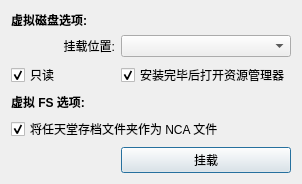
<?xml version="1.0" encoding="UTF-8"?>
<ui version="4.0">
 <class>MountDialog</class>
 <widget class="QDialog" name="MountDialog">
  <property name="geometry">
   <rect>
    <x>0</x>
    <y>0</y>
    <width>302</width>
    <height>156</height>
   </rect>
  </property>
  <property name="windowTitle">
   <string>挂载分区 (虚拟磁盘)</string>
  </property>
  <layout class="QGridLayout" name="gridLayout">
   <item row="1" column="0" colspan="2">
    <widget class="QLabel" name="label_2">
     <property name="text">
      <string>&lt;html&gt;&lt;head/&gt;&lt;body&gt;&lt;p&gt;&lt;span style=&quot; font-family:'MS Shell Dlg 2'; font-size:9pt; font-weight:600; color:#000000;&quot;&gt;虚拟磁盘选项:&lt;/span&gt;&lt;/p&gt;&lt;/body&gt;&lt;/html&gt;</string>
     </property>
    </widget>
   </item>
   <item row="4" column="1">
    <widget class="QCheckBox" name="openExplorerCheckBox">
     <property name="text">
      <string>安装完毕后打开资源管理器</string>
     </property>
     <property name="checked">
      <bool>true</bool>
     </property>
    </widget>
   </item>
   <item row="4" column="0">
    <widget class="QCheckBox" name="readOnlyCheckBox">
     <property name="text">
      <string>只读</string>
     </property>
     <property name="checked">
      <bool>true</bool>
     </property>
    </widget>
   </item>
   <item row="12" column="1">
    <widget class="QPushButton" name="mountButton">
     <property name="text">
      <string>挂载</string>
     </property>
    </widget>
   </item>
   <item row="10" column="0">
    <spacer name="verticalSpacer">
     <property name="orientation">
      <enum>Qt::Vertical</enum>
     </property>
     <property name="sizeHint" stdset="0">
      <size>
       <width>20</width>
       <height>40</height>
      </size>
     </property>
    </spacer>
   </item>
   <item row="9" column="0" colspan="2">
    <widget class="QCheckBox" name="virtualNxaCheckBox">
     <property name="text">
      <string>将任天堂存档文件夹作为 NCA 文件</string>
     </property>
     <property name="checked">
      <bool>true</bool>
     </property>
    </widget>
   </item>
   <item row="12" column="0">
    <widget class="QLabel" name="loadingLabel">
     <property name="text">
      <string/>
     </property>
     <property name="alignment">
      <set>Qt::AlignRight|Qt::AlignTrailing|Qt::AlignVCenter</set>
     </property>
    </widget>
   </item>
   <item row="8" column="0" colspan="2">
    <widget class="QLabel" name="label">
     <property name="text">
      <string>&lt;html&gt;&lt;head/&gt;&lt;body&gt;&lt;p&gt;&lt;span style=&quot; font-family:'MS Shell Dlg 2'; font-size:9pt; font-weight:600; color:#000000;&quot;&gt;虚拟 FS 选项:&lt;/span&gt;&lt;/p&gt;&lt;/body&gt;&lt;/html&gt;</string>
     </property>
    </widget>
   </item>
   <item row="2" column="0">
    <widget class="QLabel" name="mountPointLabel">
     <property name="text">
      <string>挂载位置:</string>
     </property>
     <property name="alignment">
      <set>Qt::AlignRight|Qt::AlignTrailing|Qt::AlignVCenter</set>
     </property>
    </widget>
   </item>
   <item row="2" column="1">
    <widget class="QComboBox" name="mountPointComboBox"/>
   </item>
  </layout>
 </widget>
 <resources/>
 <connections/>
</ui>
